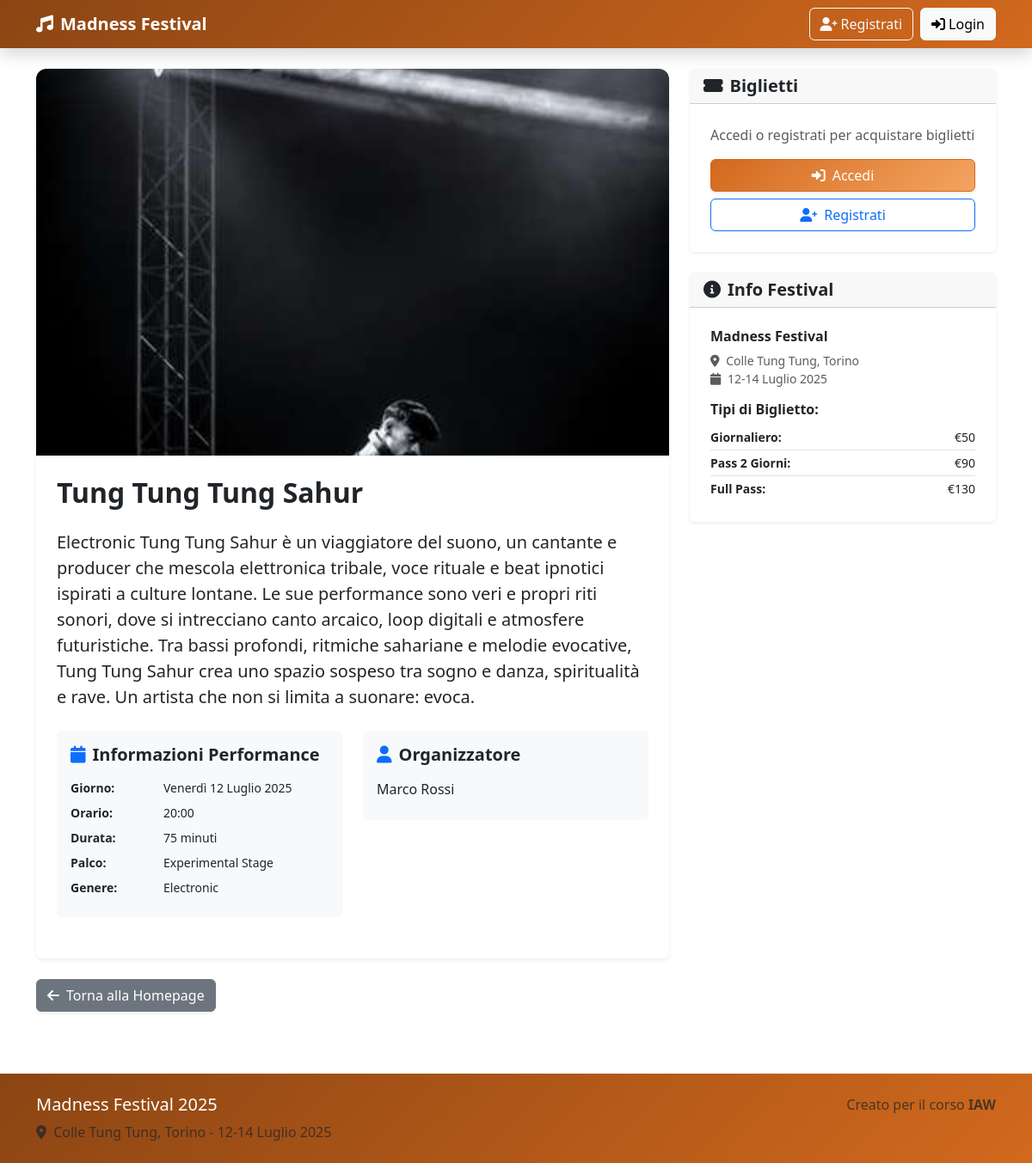
The app's page /performance/3 with its own data.
### tables this page shows
CREATE TABLE performances (
            id INTEGER PRIMARY KEY AUTOINCREMENT,
            artist_name TEXT UNIQUE NOT NULL,
            day TEXT NOT NULL,
            start_time TEXT NOT NULL,
            duration INTEGER NOT NULL,
            description TEXT NOT NULL,
            stage_id INTEGER NOT NULL,
            genre TEXT NOT NULL,
            performance_image TEXT DEFAULT '',
            organizer_id INTEGER NOT NULL,
            published BOOLEAN DEFAULT 0,
            created_at TIMESTAMP DEFAULT CURRENT_TIMESTAMP,
            FOREIGN KEY (organizer_id) REFERENCES users (id),
            FOREIGN KEY (stage_id) REFERENCES stages (id)
        );

CREATE TABLE "users" (
	"id"	INTEGER,
	"email"	TEXT NOT NULL UNIQUE,
	"password"	TEXT NOT NULL,
	"full_name"	TEXT NOT NULL,
	"user_type"	TEXT NOT NULL CHECK("user_type" IN ('participant', 'organizer')),
	"created_at"	TIMESTAMP DEFAULT CURRENT_TIMESTAMP,
	PRIMARY KEY("id" AUTOINCREMENT)
);

### app.py (the view)
@app.route("/performance/<int:id>")
def performance_detail(id):
    performance = performances_dao.get_performance(id)
    if not performance or (not performance['published'] and
                          (not current_user.is_authenticated or current_user.user_type != 'organizer')):
        abort(404)
    return render_template("performance_detail.html",
                           performance=performance,
                           festival_name=FESTIVAL_NAME,
                           festival_location=FESTIVAL_LOCATION)

### performances_dao.py (called while the page is built)
def get_performance(performance_id):
    sql = '''SELECT p.*, u.full_name as organizer_name
             FROM performances p
             JOIN users u ON p.organizer_id = u.id
             WHERE p.id = ?'''
    conn = sqlite3.connect('db/festival.db')
    conn.row_factory = sqlite3.Row
    cursor = conn.cursor()
    cursor.execute(sql, (performance_id,))
    performance = cursor.fetchone()
    cursor.close()
    conn.close()
    return performance

### templates/performance_detail.html (shortened to what this page needs)
{% extends "base.html" %}
{% block title %}{{ performance.artist_name }} - {{ super() }}{% endblock %} {%
block content %} {% set stage_names = { 1: 'Main Stage', 2: 'Secondary Stage',
3: 'Experimental Stage', } %}
<main class="container py-4">
  <div class="row">
    <div class="col-lg-8">
      <article class="card shadow-sm border-0">
        {% if performance.performance_image %}
        <img src="{{ url_for('static', filename='uploads/' + performance.performance_image) }}"
          class="card-img-top performance-image" alt="{{ performance.artist_name }}" loading="lazy">
        {% endif %}
        <div class="card-body p-4">
          <header class="mb-4">
            <h1 class="card-title h2 fw-bold mb-3">
              {{ performance.artist_name }}
            </h1>
          </header>
          <section class="mb-4">
            <p class="card-text lead">{{ performance.description }}</p>
          </section>
          <div class="row mt-4">
            <div class="col-md-6 mb-4">
              <section class="bg-light p-3 rounded">
                <h2 class="h5 fw-semibold mb-3">
                  <i class="fas fa-calendar me-2 text-primary"></i>Informazioni
                  Performance
                </h2>
                <dl class="row mb-0">
                  <dt class="col-sm-4 fw-semibold small">Giorno:</dt>
                  <dd class="col-sm-8 small">
                    {% if performance.day == '2025-07-12' %}Venerdì 12 Luglio
                    2025{% elif performance.day == '2025-07-13' %}Sabato 13
                    Luglio 2025{% else %}Domenica 14 Luglio 2025{% endif %}
                  </dd>
                  <dt class="col-sm-4 fw-semibold small">Orario:</dt>
                  <dd class="col-sm-8 small">{{ performance.start_time }}</dd>
                  <dt class="col-sm-4 fw-semibold small">Durata:</dt>
                  <dd class="col-sm-8 small">
                    {{ performance.duration }} minuti
                  </dd>
                  <dt class="col-sm-4 fw-semibold small">Palco:</dt>
                  <dd class="col-sm-8 small">
                    {{ stage_names.get(performance.stage_id, 'Palco
                    Sconosciuto') }}
                  </dd>
                  <dt class="col-sm-4 fw-semibold small">Genere:</dt>
                  <dd class="col-sm-8 small">{{ performance.genre }}</dd>
                </dl>
              </section>
            </div>
            <div class="col-md-6 mb-4">
              <section class="bg-light p-3 rounded">
                <h2 class="h5 fw-semibold mb-3">
                  <i class="fas fa-user me-2 text-primary"></i>Organizzatore
                </h2>
                <p class="mb-2">{{ performance.organizer_name }}</p>
              </section>
            </div>
          </div>
        </div>
      </article>
    </div>
    <aside class="col-lg-4">
      <section class="card shadow-sm border-0 mb-4">
        <header class="card-header">
          <h2 class="h5 mb-0 fw-semibold">
            <i class="fas fa-ticket-alt me-2"></i>Biglietti
          </h2>
        </header>
        <div class="card-body p-4">
          {% if current_user.is_authenticated and current_user.user_type ==
          'participant' %}
          <p class="text-muted mb-3">
            Per partecipare a questa performance, acquista uno dei nostri
            biglietti:
          </p>
          <a href="{{ url_for('buy_ticket') }}" class="btn btn-primary w-100 mb-2 shadow-sm">
            <i class="fas fa-shopping-cart me-2"></i>Acquista Biglietto
          </a>
          {% else %}
          <p class="text-muted mb-3">
            Accedi o registrati per acquistare biglietti
          </p>
          <button class="btn btn-primary w-100 mb-2 shadow-sm" data-bs-toggle="modal" data-bs-target="#loginModal">
            <i class="fas fa-sign-in-alt me-2"></i>Accedi
          </button>
          <a href="{{ url_for('register') }}" class="btn btn-outline-primary w-100">
            <i class="fas fa-user-plus me-2"></i>Registrati
          </a>
          {% endif %}
        </div>
      </section>
      <section class="card shadow-sm border-0">
        <header class="card-header">
          <h2 class="h5 mb-0 fw-semibold">
            <i class="fas fa-info-circle me-2"></i>Info Festival
          </h2>
        </header>
        <div class="card-body p-4">
          <h3 class="h6 fw-semibold mb-2">{{ festival_name }}</h3>
          <address class="small text-muted mb-3">
            <i class="fas fa-map-marker-alt me-1"></i>
            {{ festival_location }}<br />
            <i class="fas fa-calendar me-1"></i>
            <time datetime="2025-07-12/2025-07-14">12-14 Luglio 2025</time>
          </address>
          <h3 class="h6 fw-semibold mb-2">Tipi di Biglietto:</h3>
          <dl class="small ticket-prices mb-0">
            <div class="d-flex justify-content-between border-bottom py-1">
              <dt class="fw-semibold">Giornaliero:</dt>
              <dd class="mb-0">€50</dd>
            </div>
            <div class="d-flex justify-content-between border-bottom py-1">
              <dt class="fw-semibold">Pass 2 Giorni:</dt>
              <dd class="mb-0">€90</dd>
            </div>
            <div class="d-flex justify-content-between py-1">
              <dt class="fw-semibold">Full Pass:</dt>
              <dd class="mb-0">€130</dd>
            </div>
          </dl>
        </div>
      </section>
    </aside>
  </div>
  <nav class="row mt-4">
    <div class="col-12">
      <a href="{{ url_for('home') }}" class="btn btn-secondary shadow-sm">
        <i class="fas fa-arrow-left me-2"></i>Torna alla Homepage
      </a>
    </div>
  </nav>
</main>
{% endblock %}

### static/style.css (style rules this page uses)
:root { --primary: #d2691e; --secondary: #f4a460; --accent: #ff7f50; --dark: #8b4513; --success: #228b22; --gradient-primary: linear-gradient(135deg, var(--primary), var(--secondary)); --gradient-dark: linear-gradient(135deg, var(--dark), var(--primary)); --gradient-success: linear-gradient(135deg, var(--success), var(--primary)); }
.btn-primary { background: var(--gradient-primary) !important; border-color: var(--primary) !important; }
.performance-image, .card-img-top { width: 100%; height: 450px; object-fit: cover; border-radius: 0.75rem 0.75rem 0 0; }

### records on screen
performances: performance_image (picture), artist_name "Tung Tung Tung Sahur", description "Electronic Tung Tung Sahur è un viaggiatore del suono, un cantante e producer che mescola elettronica tribale, voce rituale e beat ipnotici ispirati a culture lontane. Le sue performance sono veri e propri riti sonori, dove si intrecciano canto arcaico, loop digitali e atmosfere futuristiche. Tra bassi profondi, ritmiche sahariane e melodie evocative, Tung Tung Sahur crea uno spazio sospeso tra sogno e danza, spiritualità e rave. Un artista che non si limita a suonare: evoca.", start_time "20:00", duration "75", genre "Electronic"
users: organizer_name "Marco Rossi"

### other values on screen
{{ festival_name }} "Madness Festival"
{{ festival_location }} "Colle Tung Tung, Torino"
